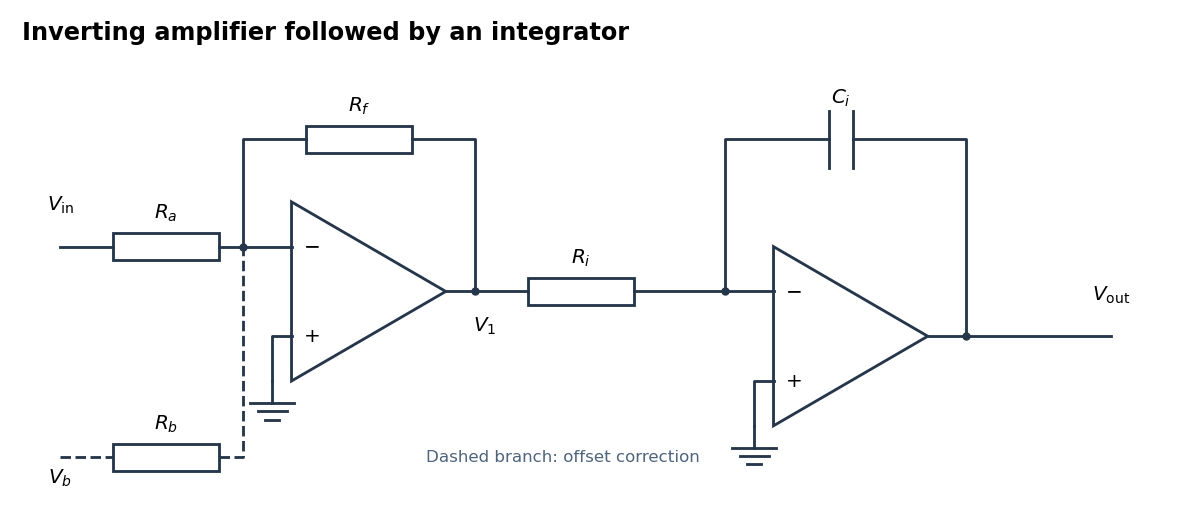

Write Python code to recreate this figure.
"""Original operational-amplifier stages; Python 3.14, matplotlib 3.10.7."""
from pathlib import Path
import matplotlib
matplotlib.use('Agg')
import matplotlib.pyplot as plt
from matplotlib.patches import Rectangle, Polygon
plt.rcParams.update({'font.size': 12, 'font.family': 'DejaVu Sans'})
fig,a=plt.subplots(figsize=(10,4.4),facecolor='white')
a.set_xlim(0,12)
a.axis('off')
def wire(ax, points, **kw):
    ax.plot(*zip(*points), color='#26364a', lw=1.7, **kw)

def resistor(ax, x, y, label, w=1.1, h=.3):
    ax.add_patch(Rectangle((x-w/2, y-h/2), w, h, fill=False, ec='#26364a', lw=1.7))
    ax.text(x, y+.25, label, ha='center', va='bottom')

def capacitor(ax, x, y, label):
    wire(ax, [(x-.12, y-.32), (x-.12, y+.32)])
    wire(ax, [(x+.12, y-.32), (x+.12, y+.32)])
    ax.text(x, y+.4, label, ha='center')

def ground(ax, x, y):
    wire(ax, [(x, y+.25), (x, y)])
    for i, half in enumerate([.23, .15, .07]):
        wire(ax, [(x-half,y-.09*i), (x+half,y-.09*i)])

def dot(ax, x, y):
    ax.plot(x,y,'o',color='#26364a',ms=4)

a.set_ylim(-.4,4.7)
a.set_title('Inverting amplifier followed by an integrator',loc='left',fontweight='bold')
for x,y in [(2.8,2),(7.8,1.5)]:
    a.add_patch(Polygon([(x,y-1),(x,y+1),(x+1.6,y)],fill=False,ec='#26364a',lw=1.7))
    a.text(x+.13,y+.5,'−',va='center');a.text(x+.13,y-.5,'+',va='center')
wire(a,[(.4,2.5),(.95,2.5)]);resistor(a,1.5,2.5,r'$R_a$');wire(a,[(2.05,2.5),(2.8,2.5)])
a.text(.4,2.9,r'$V_{\rm in}$',ha='center')
wire(a,[(4.4,2),(5.25,2)]);resistor(a,5.8,2,r'$R_i$');wire(a,[(6.35,2),(7.8,2)])
a.text(4.8,1.55,r'$V_1$',ha='center')
wire(a,[(2.3,2.5),(2.3,3.7),(2.95,3.7)]);resistor(a,3.5,3.7,r'$R_f$');wire(a,[(4.05,3.7),(4.7,3.7),(4.7,2)])
wire(a,[(9.4,1.5),(11.3,1.5)]);a.text(11.3,1.9,r'$V_{\rm out}$',ha='center')
wire(a,[(7.3,2),(7.3,3.7),(8.38,3.7)]);capacitor(a,8.5,3.7,r'$C_i$');wire(a,[(8.62,3.7),(9.8,3.7),(9.8,1.5)])
wire(a,[(2.8,1.5),(2.6,1.5),(2.6,1)]);ground(a,2.6,.75)
wire(a,[(7.8,1),(7.6,1),(7.6,.5)]);ground(a,7.6,.25)
wire(a,[(.4,.15),(.95,.15)],ls='--');resistor(a,1.5,.15,r'$R_b$');wire(a,[(2.05,.15),(2.3,.15),(2.3,2.5)],ls='--')
a.text(.4,-.15,r'$V_b$',ha='center');a.text(4.2,.15,'Dashed branch: offset correction',fontsize=10,va='center',color='#4e647c')
for x,y in [(2.3,2.5),(4.7,2),(7.3,2),(9.8,1.5)]:dot(a,x,y)
fig.tight_layout()
fig.savefig(Path.cwd()/Path(__file__).with_suffix('.png').name,dpi=120,facecolor='white',transparent=False)
